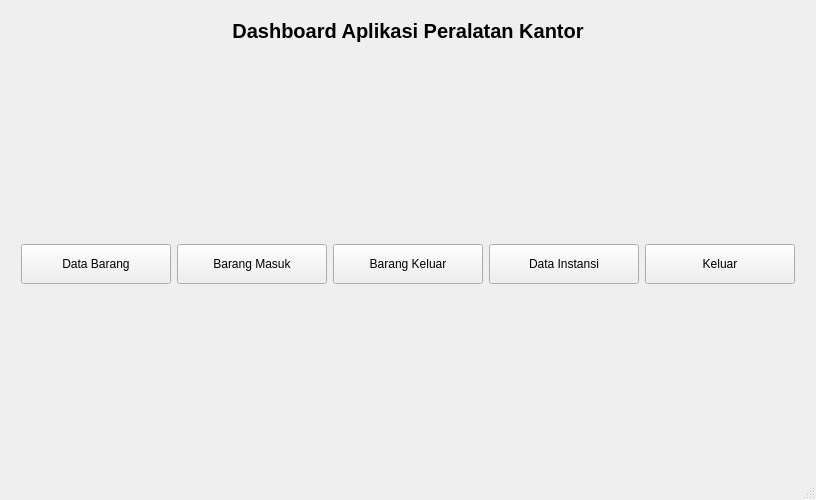
<?xml version="1.0" encoding="UTF-8"?>
<ui version="4.0">
    <class>MainWindow</class>
    <widget class="QMainWindow" name="MainWindow">
        <property name="geometry">
            <rect>
                <x>0</x>
                <y>0</y>
                <width>816</width>
                <height>500</height>
            </rect>
        </property>
        <property name="windowTitle">
            <string>Aplikasi Gudang - Main Window</string>
        </property>
        <widget class="QWidget" name="centralwidget">
            <layout class="QVBoxLayout" name="verticalLayout">
                <item>
                    <widget class="QLabel" name="labelTitle">
                        <property name="styleSheet">
                            <string notr="true">font-size: 20px; font-weight: bold; margin: 10px;</string>
                        </property>
                        <property name="text">
                            <string>Dashboard Aplikasi Peralatan Kantor</string>
                        </property>
                        <property name="alignment">
                            <set>Qt::AlignmentFlag::AlignCenter</set>
                        </property>
                    </widget>
                </item>
                <item>
                    <spacer name="spacerTop">
                        <property name="orientation">
                            <enum>Qt::Orientation::Vertical</enum>
                        </property>
                        <property name="sizeHint" stdset="0">
                            <size>
                                <width>20</width>
                                <height>40</height>
                            </size>
                        </property>
                    </spacer>
                </item>
                <item>
                    <layout class="QHBoxLayout" name="buttonLayout">
                        <item>
                            <spacer name="horizontalSpacerLeft">
                                <property name="orientation">
                                    <enum>Qt::Orientation::Horizontal</enum>
                                </property>
                                <property name="sizeHint" stdset="0">
                                    <size>
                                        <width>40</width>
                                        <height>20</height>
                                    </size>
                                </property>
                            </spacer>
                        </item>
                        <item>
                            <widget class="QPushButton" name="btnBarang">
                                <property name="minimumSize">
                                    <size>
                                        <width>150</width>
                                        <height>40</height>
                                    </size>
                                </property>
                                <property name="text">
                                    <string>Data Barang</string>
                                </property>
                            </widget>
                        </item>
                        <item>
                            <widget class="QPushButton" name="btnBarangMasuk">
                                <property name="minimumSize">
                                    <size>
                                        <width>150</width>
                                        <height>40</height>
                                    </size>
                                </property>
                                <property name="text">
                                    <string>Barang Masuk</string>
                                </property>
                            </widget>
                        </item>
                        <item>
                            <widget class="QPushButton" name="btnBarangKeluar">
                                <property name="minimumSize">
                                    <size>
                                        <width>150</width>
                                        <height>40</height>
                                    </size>
                                </property>
                                <property name="text">
                                    <string>Barang Keluar</string>
                                </property>
                            </widget>
                        </item>
                        <item>
                            <widget class="QPushButton" name="btnInstansi">
                                <property name="minimumSize">
                                    <size>
                                        <width>150</width>
                                        <height>40</height>
                                    </size>
                                </property>
                                <property name="text">
                                    <string>Data Instansi</string>
                                </property>
                            </widget>
                        </item>
                        <item>
                            <widget class="QPushButton" name="btnKeluar">
                                <property name="minimumSize">
                                    <size>
                                        <width>150</width>
                                        <height>40</height>
                                    </size>
                                </property>
                                <property name="text">
                                    <string>Keluar</string>
                                </property>
                            </widget>
                        </item>
                        <item>
                            <spacer name="horizontalSpacerRight">
                                <property name="orientation">
                                    <enum>Qt::Orientation::Horizontal</enum>
                                </property>
                                <property name="sizeHint" stdset="0">
                                    <size>
                                        <width>40</width>
                                        <height>20</height>
                                    </size>
                                </property>
                            </spacer>
                        </item>
                    </layout>
                </item>
                <item>
                    <spacer name="spacerBottom">
                        <property name="orientation">
                            <enum>Qt::Orientation::Vertical</enum>
                        </property>
                        <property name="sizeHint" stdset="0">
                            <size>
                                <width>20</width>
                                <height>40</height>
                            </size>
                        </property>
                    </spacer>
                </item>
            </layout>
        </widget>
        <widget class="QMenuBar" name="menubar">
            <property name="geometry">
                <rect>
                    <x>0</x>
                    <y>0</y>
                    <width>816</width>
                    <height>27</height>
                </rect>
            </property>
        </widget>
        <widget class="QStatusBar" name="statusbar" />
    </widget>
    <resources />
    <connections />
</ui>
